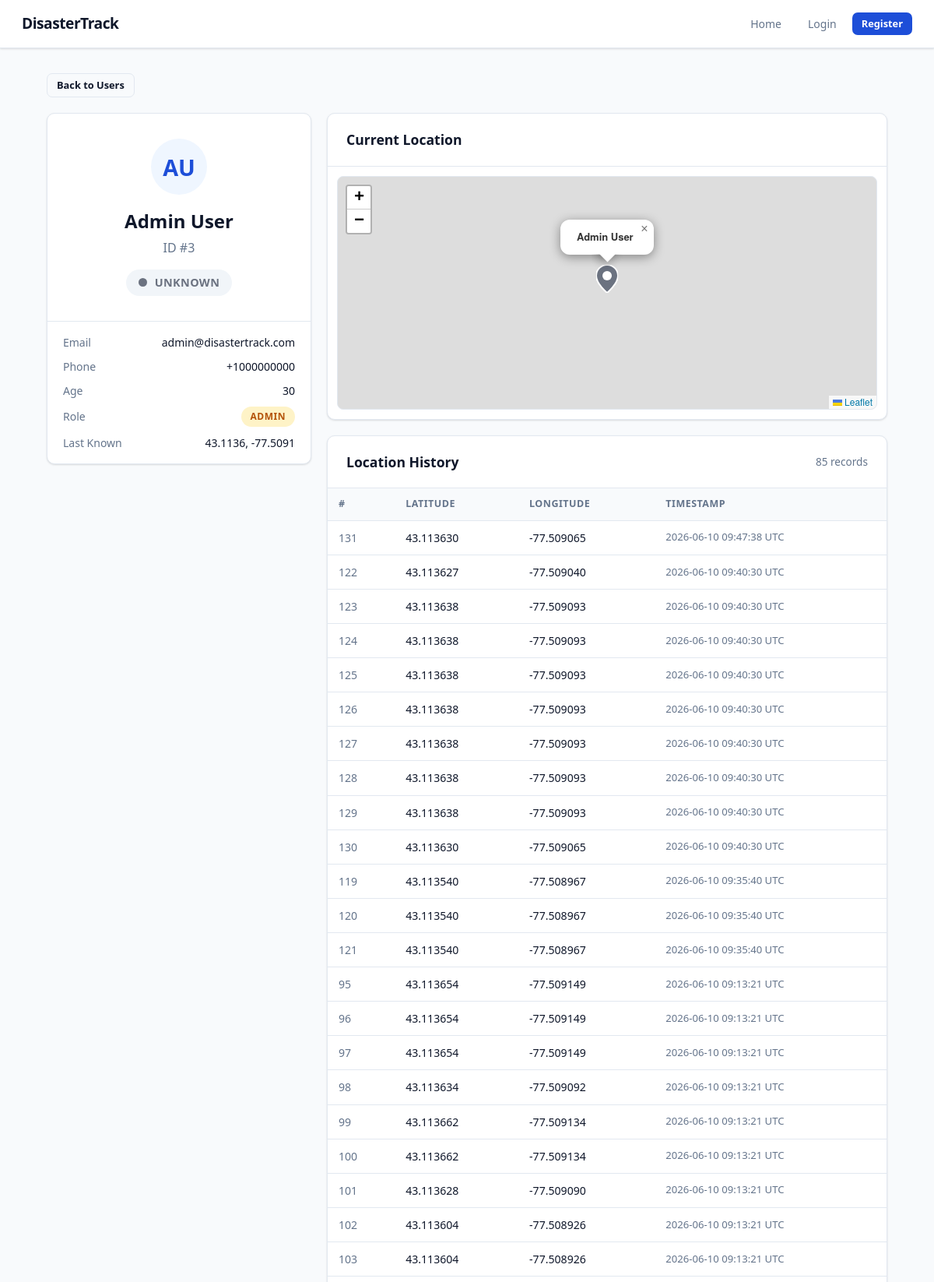
/users/3 (upper part), run on the app's committed database.
### models.py (models this page shows)
class User(Base):
    __tablename__ = "users"
    id: Mapped[int] = mapped_column(Integer, primary_key=True, index=True)
    name: Mapped[str] = mapped_column(String(50), nullable=False)
    last_name: Mapped[str] = mapped_column(String(50), nullable=False)
    email: Mapped[str] = mapped_column(String(120), unique=True, nullable=False)
    age: Mapped[int] = mapped_column(Integer, nullable=False)
    current_location: Mapped[str] = mapped_column(String(100), default="Unknown")
    phone_number: Mapped[str] = mapped_column(String(20), nullable=False)
    password_hash: Mapped[str] = mapped_column(String(255), nullable=False)
    role: Mapped[str] = mapped_column(String(20), default="normal_user", nullable=False)
    safety_status: Mapped[str] = mapped_column(String(20), default="unknown", nullable=False)
    latitude: Mapped[float | None] = mapped_column(Float, nullable=True)
    longitude: Mapped[float | None] = mapped_column(Float, nullable=True)
    location_history: Mapped[list[UserLocationHistory]] = relationship(
        back_populates="user", cascade="all, delete-orphan"
    )
    notifications: Mapped[list[SafetyNotification]] = relationship(
        back_populates="user", cascade="all, delete-orphan"
    )

class UserLocationHistory(Base):
    __tablename__ = "user_location_history"
    id: Mapped[int] = mapped_column(Integer, primary_key=True, index=True)
    user_id: Mapped[int] = mapped_column(ForeignKey("users.id"), nullable=False, index=True)
    latitude: Mapped[float] = mapped_column(Float, nullable=False)
    longitude: Mapped[float] = mapped_column(Float, nullable=False)
    timestamp: Mapped[datetime] = mapped_column(DateTime(timezone=True), default=datetime.now(UTC))
    user: Mapped[User] = relationship(back_populates="location_history")

### main.py (the view)
@app.get("/users/{user_id}", include_in_schema=False, name="user_page")
async def user_page(
    request: Request,
    user_id: int,
    db: Annotated[AsyncSession, Depends(get_db)],
):
    result = await db.execute(select(models.User).where(models.User.id == user_id))
    user = result.scalars().first()
    if not user:
        raise HTTPException(status_code=status.HTTP_404_NOT_FOUND, detail="User not found")
    result = await db.execute(
        select(models.UserLocationHistory)
        .where(models.UserLocationHistory.user_id == user_id)
        .order_by(models.UserLocationHistory.timestamp.desc())
    )
    locations = result.scalars().all()
    return templates.TemplateResponse(
        request,
        "user.html",
        {"user": user, "locations": locations, "title": f"{user.name} {user.last_name}"},
    )

### templates/user.html (shortened to what this page needs)
{% extends "base.html" %}
{% block head %}
<link rel="stylesheet" href="https://unpkg.com/leaflet@1.9.4/dist/leaflet.css"/>
<link rel="stylesheet" href="{{ url_for('static', path='/user.css') }}">
{% endblock %}
{% block content %}
<div class="page">
  <div style="margin-bottom:20px;">
    <a href="/users" class="btn btn-outline btn-sm">Back to Users</a>
  </div>
  <div style="display:grid;grid-template-columns:340px 1fr;gap:20px;align-items:start;">
    <div>
      <div class="card" style="margin-bottom:16px;">
        <div class="card-body" style="text-align:center;padding:32px 24px;">
          <div style="width:72px;height:72px;border-radius:50%;background:var(--brand-light);color:var(--brand);font-size:1.8rem;font-weight:800;display:flex;align-items:center;justify-content:center;margin:0 auto 16px;">
            {{ user.name[0] }}{{ user.last_name[0] }}
          </div>
          <h2 style="margin-bottom:4px;">{{ user.name }} {{ user.last_name }}</h2>
          <p class="text-muted" style="margin-bottom:16px;">ID #{{ user.id }}</p>
          <span class="status-pill pill-{{ user.safety_status }}" style="font-size:.9rem;padding:6px 16px;">
            <span class="status-dot status-{{ user.safety_status }}"></span>
            {{ user.safety_status | capitalize }}
          </span>
        </div>
        <div style="border-top:1px solid var(--border);padding:16px 20px;display:flex;flex-direction:column;gap:10px;">
          <div style="display:flex;justify-content:space-between;font-size:.875rem;">
            <span class="text-muted">Email</span>
            <span>{{ user.email }}</span>
          </div>
          <div style="display:flex;justify-content:space-between;font-size:.875rem;">
            <span class="text-muted">Phone</span>
            <span>{{ user.phone_number }}</span>
          </div>
          <div style="display:flex;justify-content:space-between;font-size:.875rem;">
            <span class="text-muted">Age</span>
            <span>{{ user.age }}</span>
          </div>
          <div style="display:flex;justify-content:space-between;font-size:.875rem;align-items:center;">
            <span class="text-muted">Role</span>
            {% if user.role == 'admin' %}
              <span class="nav-role-badge badge-admin">Admin</span>
            {% elif user.role == 'police' %}
              <span class="nav-role-badge badge-police">Police</span>
            {% else %}
              <span class="nav-role-badge badge-user">User</span>
            {% endif %}
          </div>
          {% if user.latitude %}
          <div style="display:flex;justify-content:space-between;font-size:.875rem;">
            <span class="text-muted">Last Known</span>
            <span>{{ "%.4f"|format(user.latitude) }}, {{ "%.4f"|format(user.longitude) }}</span>
          </div>
          {% endif %}
        </div>
      </div>
    </div>
    <div>
      {% if user.latitude %}
      <div class="card" style="margin-bottom:20px;">
        <div class="card-header"><h2>Current Location</h2></div>
        <div class="card-body" style="padding:12px;">
          <div id="user-map"></div>
        </div>
      </div>
      {% endif %}
      <div class="card">
        <div class="card-header">
          <h2>Location History</h2>
          <span class="text-muted" style="font-size:.85rem;">{{ locations|length }} record{{ 's' if locations|length != 1 }}</span>
        </div>
        <div class="table-wrap" style="border:none;border-radius:0;">
          <table>
            <thead>
              <tr>
                <th>#</th>
                <th>Latitude</th>
                <th>Longitude</th>
                <th>Timestamp</th>
              </tr>
            </thead>
            <tbody>
              {% for loc in locations %}
              <tr>
                <td style="color:var(--text-muted);">{{ loc.id }}</td>
                <td>{{ "%.6f"|format(loc.latitude) }}</td>
                <td>{{ "%.6f"|format(loc.longitude) }}</td>
                <td style="color:var(--text-muted);font-size:.82rem;">{{ loc.timestamp.strftime('%Y-%m-%d %H:%M:%S UTC') }}</td>
              </tr>
              {% else %}
              <tr>
                <td colspan="4" style="text-align:center;padding:32px;color:var(--text-muted);">No location history yet.</td>
              </tr>
              {% endfor %}
            </tbody>
          </table>
        </div>
      </div>
    </div>
  </div>
</div>
{% endblock %}

### static/user.css (style rules this page uses)
#user-map { height: 300px; border-radius: 8px; border: 1px solid var(--border); }

### static/base.css (style rules this page uses)
*, *::before, *::after { box-sizing: border-box; margin: 0; padding: 0; }
:root { --brand: #1d4ed8; --brand-dark: #1e3a8a; --brand-light: #eff6ff; --danger: #dc2626; --safe: #16a34a; --unknown: #6b7280; --police: #7c3aed; --admin: #b45309; --surface: #ffffff; --surface-2: #f8fafc; --border: #e2e8f0; --text: #0f172a; --text-muted: #64748b; --shadow: 0 1px 3px rgba(0,0,0,.08), 0 1px 2px rgba(0,0,0,.06); --shadow-lg: 0 10px 25px rgba(0,0,0,.12); --radius: 10px; }
html { font-size: 16px; }
body { font-family: 'Segoe UI', system-ui, -apple-system, sans-serif; color: var(--text); background: var(--surface-2); line-height: 1.5; min-height: 100vh; }
a { color: var(--brand); text-decoration: none; }
.nav-role-badge { display: inline-flex; align-items: center; gap: 5px; padding: 4px 12px; border-radius: 20px; font-size: .75rem; font-weight: 700; text-transform: uppercase; letter-spacing: .5px; }
.badge-admin { background: #fef3c7; color: var(--admin); }
.page { width: min(1080px, calc(100vw - 32px)); margin: 32px auto; }
.card { background: var(--surface); border: 1px solid var(--border); border-radius: var(--radius); box-shadow: var(--shadow); }
.card-header { display: flex; align-items: center; justify-content: space-between; flex-wrap: wrap; gap: 12px; padding: 20px 24px; border-bottom: 1px solid var(--border); }
.card-header h2 { font-size: 1.1rem; font-weight: 700; }
.card-body { padding: 24px; }
.btn { display: inline-flex; align-items: center; gap: 7px; padding: 9px 18px; border: none; border-radius: 7px; font: inherit; font-size: .9rem; font-weight: 600; cursor: pointer; transition: opacity .15s, transform .1s; text-decoration: none; }
.btn-outline { background: transparent; border: 1.5px solid var(--border); color: var(--text); }
.btn-sm { padding: 5px 12px; font-size: .8rem; }
.status-dot { display: inline-block; width: 11px; height: 11px; border-radius: 50%; vertical-align: middle; margin-right: 5px; }
.status-unknown { background: var(--unknown); }
.status-pill { display: inline-flex; align-items: center; gap: 5px; padding: 3px 10px; border-radius: 20px; font-size: .78rem; font-weight: 700; text-transform: uppercase; letter-spacing: .4px; }
.pill-unknown { background: #f1f5f9; color: var(--unknown); }
.table-wrap { overflow-x: auto; border-radius: var(--radius); border: 1px solid var(--border); }
table { width: 100%; border-collapse: collapse; background: var(--surface); }
th, td { padding: 11px 14px; text-align: left; border-bottom: 1px solid var(--border); font-size: .88rem; }
th { background: var(--surface-2); font-weight: 700; font-size: .78rem; text-transform: uppercase; letter-spacing: .5px; color: var(--text-muted); }
.text-muted { color: var(--text-muted); }

### data on the page
User: name "A", last_name "U", name "Admin", last_name "User", id "3", safety_status "UNKNOWN", email "admin@disastertrack.com", phone_number "+1000000000", age "30", latitude "43.1136", longitude "-77.5091"
UserLocationHistory: id "131", latitude "43.113630", longitude "-77.509065", timestamp "2026-06-10 09:47:38 UTC"
UserLocationHistory: id "122", latitude "43.113627", longitude "-77.509040", timestamp "2026-06-10 09:40:30 UTC"
UserLocationHistory: id "123", latitude "43.113638", longitude "-77.509093", timestamp "2026-06-10 09:40:30 UTC"
UserLocationHistory: id "124", latitude "43.113638", longitude "-77.509093", timestamp "2026-06-10 09:40:30 UTC"
UserLocationHistory: id "125", latitude "43.113638", longitude "-77.509093", timestamp "2026-06-10 09:40:30 UTC"
UserLocationHistory: id "126", latitude "43.113638", longitude "-77.509093", timestamp "2026-06-10 09:40:30 UTC"
UserLocationHistory: id "127", latitude "43.113638", longitude "-77.509093", timestamp "2026-06-10 09:40:30 UTC"
UserLocationHistory: id "128", latitude "43.113638", longitude "-77.509093", timestamp "2026-06-10 09:40:30 UTC"
UserLocationHistory: id "129", latitude "43.113638", longitude "-77.509093", timestamp "2026-06-10 09:40:30 UTC"
UserLocationHistory: id "130", latitude "43.113630", longitude "-77.509065", timestamp "2026-06-10 09:40:30 UTC"
UserLocationHistory: id "119", latitude "43.113540", longitude "-77.508967", timestamp "2026-06-10 09:35:40 UTC"
UserLocationHistory: id "120", latitude "43.113540", longitude "-77.508967", timestamp "2026-06-10 09:35:40 UTC"
UserLocationHistory: id "121", latitude "43.113540", longitude "-77.508967", timestamp "2026-06-10 09:35:40 UTC"
UserLocationHistory: id "95", latitude "43.113654", longitude "-77.509149", timestamp "2026-06-10 09:13:21 UTC"
UserLocationHistory: id "96", latitude "43.113654", longitude "-77.509149", timestamp "2026-06-10 09:13:21 UTC"
UserLocationHistory: id "97", latitude "43.113654", longitude "-77.509149", timestamp "2026-06-10 09:13:21 UTC"
UserLocationHistory: id "98", latitude "43.113634", longitude "-77.509092", timestamp "2026-06-10 09:13:21 UTC"
UserLocationHistory: id "99", latitude "43.113662", longitude "-77.509134", timestamp "2026-06-10 09:13:21 UTC"
UserLocationHistory: id "100", latitude "43.113662", longitude "-77.509134", timestamp "2026-06-10 09:13:21 UTC"
UserLocationHistory: id "101", latitude "43.113628", longitude "-77.509090", timestamp "2026-06-10 09:13:21 UTC"
UserLocationHistory: id "102", latitude "43.113604", longitude "-77.508926", timestamp "2026-06-10 09:13:21 UTC"
UserLocationHistory: id "103", latitude "43.113604", longitude "-77.508926", timestamp "2026-06-10 09:13:21 UTC"

### other printed values
{{ locations|length }} "85"
{{ 's' if locations|length != 1 }} "s"
